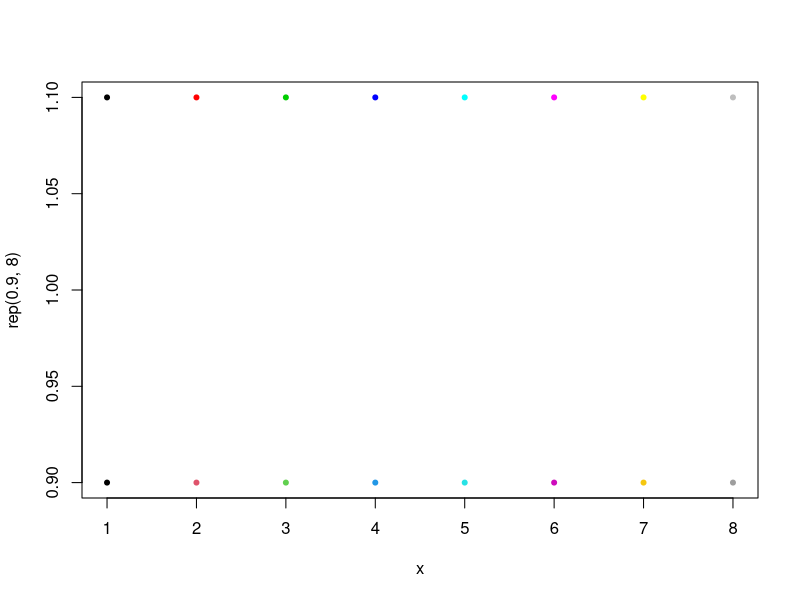

This figure's R source:
## ---- chunk 1
palette("R3")
## ---- chunk 2
palette("R4")
## ---- chunk 3
x <- 1:8
palette("R4") # not needed unless R3 was previously selected
plot(x, rep(0.9, 8), ylim=c(0.9,1.1), pch=20, cx=2, col=1:8)
palette("R3") # for the old scheme
points(x, rep(1.1, 8), pch=20, cx=2, col=1:8)
